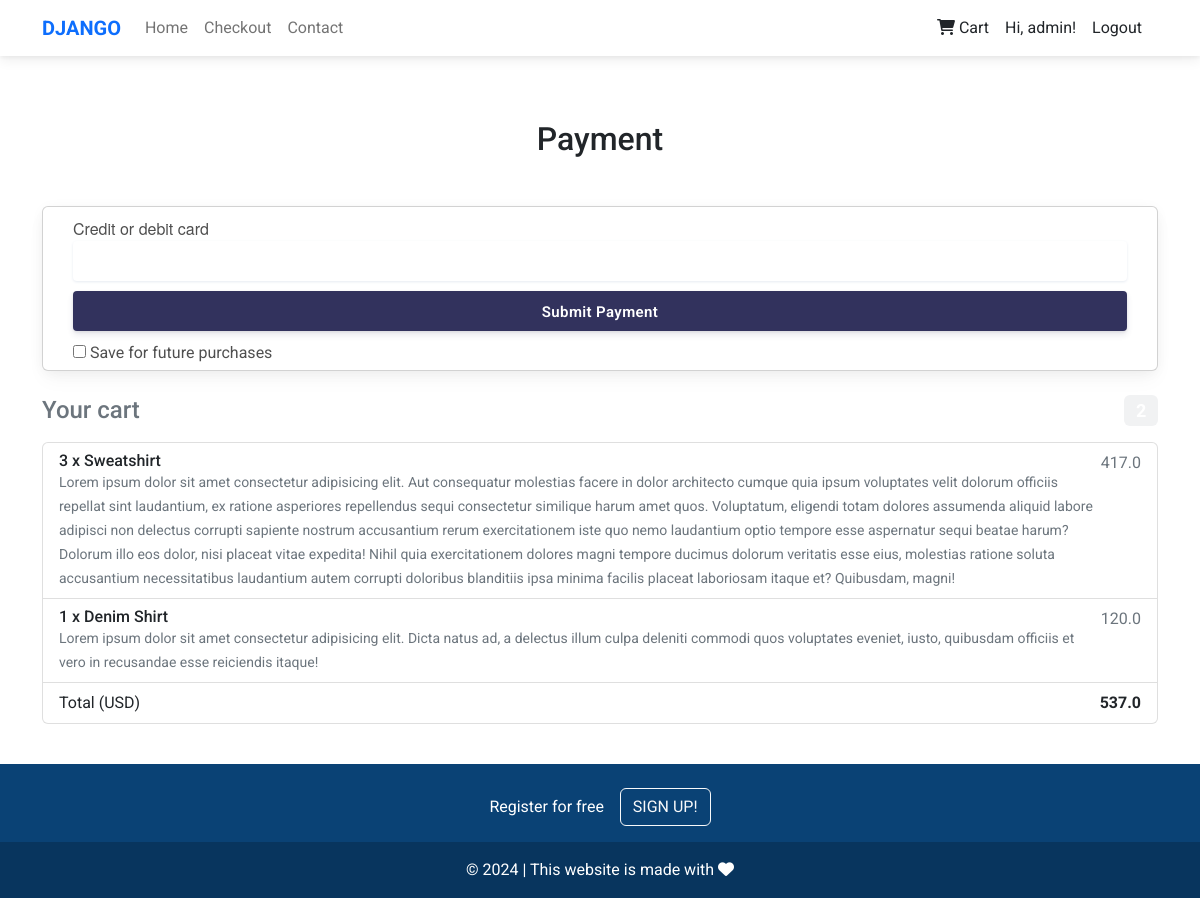
The app's page /payment/stripe (signed in) with its own data.
### core/models.py (models this page shows, shortened)
class OrderProduct(models.Model):
  id = models.UUIDField(primary_key=True, default=uuid.uuid4, editable=False)
  user = models.ForeignKey(settings.AUTH_USER_MODEL, on_delete=models.CASCADE)
  ordered = models.BooleanField(default=False)
  product = models.ForeignKey(Product, on_delete=models.CASCADE)
  quantity = models.IntegerField(default=1)
  class Meta:
    verbose_name = 'OrderProduct'
    verbose_name_plural = 'OrderProducts'
  def get_total_product_price(self):
    return self.quantity * self.product.price
  def get_final_price(self):
    if self.product.discount:
      return self.get_discount_product_price()
    return self.get_total_product_price()

class Product(models.Model):
  id = models.UUIDField(primary_key=True, default=uuid.uuid4, editable=False)
  name = models.CharField(max_length=100)
  image_url = models.CharField(max_length=255, null=True)
  price = models.FloatField()
  discount = models.FloatField(blank=True, null=True)
  category = models.CharField(choices=CATEGORY, max_length=2)
  label = models.CharField(choices=LABEL, max_length=2)
  description = models.TextField()
  class Meta:
    verbose_name = 'Product'
    verbose_name_plural = 'Products'

class Order(models.Model):
  id = models.UUIDField(primary_key=True, default=uuid.uuid4, editable=False)
  user = models.ForeignKey(settings.AUTH_USER_MODEL, on_delete=models.CASCADE)
  products = models.ManyToManyField(OrderProduct)
  start_date = models.DateTimeField(auto_now_add=True)
  ordered_at = models.DateTimeField()
  ordered = models.BooleanField(default=False)
  class Meta:
    verbose_name = 'Order'
    verbose_name_plural = 'Orders'
  def get_total_price(self):
    total = 0
    for order_product in self.products.all():
      total += order_product.get_final_price()
    return total

### core/views.py (the view, shortened to what this page needs)
# urls.py: path('payment/<payment_option>', views.PaymentView.as_view(), name='payment'),
class PaymentView(View):
    def get(self, *args, **kwargs):
        order = Order.objects.get(user=self.request.user, ordered=False)
        context = {
            'order': order
        }
        return render(self.request, "payment.html", context)

### templates/payment.html (shortened to what this page needs)
{% extends 'base.html' %}
{% block content %}
<main>
  <div class="container wow fadeIn">
    <h2 class="my-5 h2 text-center">Payment</h2>
    <div class="row">
      <div class="col-md-12 mb-4">
        <div class="card">
          <div class="new-card-form">
            <form action="." method="post" class="stripe-form" id="stripe-form">
              <div class="stripe-form-row" id="creditCard">
                <label for="card-element" id="stripeBtnLabel">
                  Credit or debit card
                </label>
                <div id="card-element" class="StripeElement StripeElement--empty">
                  <div class="__PrivateStripeElement"
                    style="margin: 0px !important; padding: 0px !important; border: none !important; display: block !important; background: transparent !important; position: relative !important; opacity: 1 !important;">
                    <iframe frameborder="0" allowtransparency="true" scrolling="no" name="__privateStripeFrame5"
                      allowpaymentrequest="true"
                      src="https://js.stripe.com/v3/elements-inner-card-19066928f2ed1ba3ffada645e45f5b50.html#style[base][color]=%2332325d&amp;style[base][fontFamily]=%22Helvetica+Neue%22%2C+Helvetica%2C+sans-serif&amp;style[base][fontSmoothing]=antialiased&amp;style[base][fontSize]=16px&amp;style[base][::placeholder][color]=%23aab7c4&amp;style[invalid][color]=%23fa755a&amp;style[invalid][iconColor]=%23fa755a&amp;componentName=card&amp;wait=false&amp;rtl=false&amp;keyMode=test&amp;origin=https%3A%2F%2Fstripe.com&amp;referrer=https%3A%2F%2Fstripe.com%2Fdocs%2Fstripe-js&amp;controllerId=__privateStripeController1"
                      title="Secure payment input frame"
                      style="border: none !important; margin: 0px !important; padding: 0px !important; width: 1px !important; min-width: 100% !important; overflow: hidden !important; display: block !important; height: 19.2px;"></iframe><input
                  </div>
                </div>
              </div>
              <div class="stripe-form-row">
                <button id="stripeBtn">Submit Payment</button>
              </div>
              <div class="stripe-form-row">
                <div class="custom-control custom-checkbox">
                  <input type="checkbox" class="custom-control-input" name="save" id="save_card_info">
                  <label class="custom-control-label" for="save_card_info">Save for future purchases</label>
                </div>
              </div>
              <div id="card-errors" role="alert"></div>
            </form>
          </div>
        </div>
      </div>
      <div class="col-md-12 mb-4">
        <h4 class="d-flex justify-content-between align-items-center mb-3">
          <span class="text-muted">Your cart</span>
          <span class="badge badge-secondary badge-pill">{{ order.products.count }}</span>
        </h4>
        <ul class="list-group mb-3 z-depth-1">
          {% for order_item in order.products.all %}
          <li class="list-group-item d-flex justify-content-between lh-condensed">
            <div>
              <h6 class="my-0">{{ order_item.quantity }} x {{ order_item.product.name }}</h6>
              <small class="text-muted">{{ order_item.product.description }}</small>
            </div>
            <span class="text-muted">{{ order_item.get_final_price }}</span>
          </li>
          {% endfor %}
          <li class="list-group-item d-flex justify-content-between">
            <span>Total (USD)</span>
            <strong>{{ order.get_total_price }}</strong>
          </li>
        </ul>
      </div>
    </div>
  </div>
</main>
{% endblock content %}

### templates/navbar.html (shortened to what this page needs)
<nav class="navbar fixed-top navbar-expand-lg navbar-light bg-white">
  <div class="container">
    <div class="collapse navbar-collapse" id="navbarSupportedContent1">
      <a class="navbar-brand mt-2 mt-sm-0" href="/">
        <strong class="text-primary">DJANGO</strong>
      </a>
      <ul class="navbar-nav me-auto mb-2 mb-lg-0">
        <li class="nav-item active">
          <a class="nav-link " href="/">Home</a>
        </li>
        <li class="nav-item">
          <a class="nav-link" href="/checkout">Checkout</a>
        </li>
        <li class="nav-item">
          <a class="nav-link" href="/">Contact</a>
        </li>
      </ul>
    </div>
    <div class="d-flex align-items-center">
      {% if user.is_authenticated %}
        <a href="{% url 'core:checkout' %}" class="nav-link me-3">
          {% if request.user or cart_item_count != 0 %}
          <span class="badge red z-depth-1 me-1">
          </span>
          {% endif %}
          <i class="fas fa-shopping-cart"></i>
          <span class="clearfix d-none d-sm-inline-block">Cart</span>
        </a>
        <a href="#" class="nav-link me-3">
          Hi, {{ user.username }}!
        </a>
        <a href="#" class="nav-link me-3">Logout</a>
        {% else %}
        <a href="{% url 'login' %}" class="nav-link me-3">Login</a>
        {% endif %}
    </div>
  </div>
</nav>

### static/css/custom.css (style rules this page uses)
body { font-family: "Roboto", Arial, Helvetica, sans-serif; }

### templates/payment.html (style rules this page uses)
#stripeBtnLabel { font-family: "Helvetica Neue", Helvetica, sans-serif; font-size: 16px; font-variant: normal; padding: 0; margin: 0; -webkit-font-smoothing: antialiased; font-weight: 500; display: block; }
#stripeBtn { border: none; border-radius: 4px; outline: none; text-decoration: none; color: #fff; background: #32325d; white-space: nowrap; display: inline-block; height: 40px; line-height: 40px; box-shadow: 0 4px 6px rgba(50, 50, 93, .11), 0 1px 3px rgba(0, 0, 0, .08); border-radius: 4px; font-size: 15px; font-weight: 600; letter-spacing: 0.025em; text-decoration: none; -webkit-transition: all 150ms ease; transition: all 150ms ease; float: left; width: 100% }
.stripe-form { padding: 5px 30px; }
#card-errors { height: 20px; padding: 4px 0; color: #fa755a; }
.stripe-form-row { width: 100%; float: left; margin-top: 5px; margin-bottom: 5px; }
.StripeElement { box-sizing: border-box; height: 40px; padding: 10px 12px; border: 1px solid transparent; border-radius: 4px; background-color: white; box-shadow: 0 1px 3px 0 #e6ebf1; -webkit-transition: box-shadow 150ms ease; transition: box-shadow 150ms ease; }

### records on screen
OrderProduct: quantity "3", product.name "Sweatshirt", product.description "Lorem ipsum dolor sit amet consectetur adipisicing elit. Aut consequatur molestias facere in dolor architecto cumque quia ipsum voluptates velit dolorum officiis repellat sint laudantium, ex ratione asperiores repellendus sequi consectetur similique harum amet quos. Voluptatum, eligendi totam dolores assumenda aliquid labore adipisci non delectus corrupti sapiente nostrum accusantium rerum exercitationem iste quo nemo laudantium optio tempore esse aspernatur sequi beatae harum? Dolorum illo eos dolor, nisi placeat vitae expedita! Nihil quia exercitationem dolores magni tempore ducimus dolorum veritatis esse eius, molestias ratione soluta accusantium necessitatibus laudantium autem corrupti…", get_final_price "417.0"
OrderProduct: quantity "1", product.name "Denim Shirt", product.description "Lorem ipsum dolor sit amet consectetur adipisicing elit. Dicta natus ad, a delectus illum culpa deleniti commodi quos voluptates eveniet, iusto, quibusdam officiis et vero in recusandae esse reiciendis itaque!", get_final_price "120.0"
Order: get_total_price "537.0"

### other values on screen
{{ user.username }} "admin"
